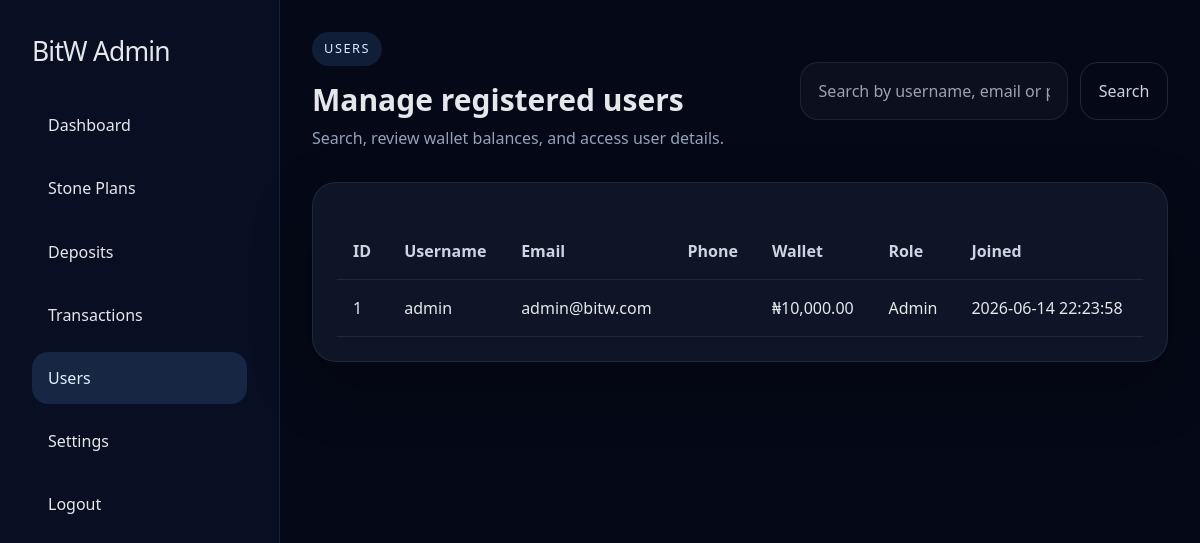
The page /admin/users.php (signed in) on the database its author committed.
### tables this page shows
CREATE TABLE IF NOT EXISTS wallets (
    id INT AUTO_INCREMENT PRIMARY KEY,
    user_id INT NOT NULL,
    balance DECIMAL(15,2) DEFAULT 0.00,
    FOREIGN KEY (user_id) REFERENCES users(id) ON DELETE CASCADE
);

CREATE TABLE IF NOT EXISTS users (
    id INT AUTO_INCREMENT PRIMARY KEY,
    username VARCHAR(50) UNIQUE NOT NULL,
    email VARCHAR(100) UNIQUE NOT NULL,
    password VARCHAR(255) NOT NULL,
    referral_code VARCHAR(20) UNIQUE,
    referred_by INT DEFAULT NULL,
    is_admin TINYINT(1) DEFAULT 0,
    rank_level INT DEFAULT 1,
    total_referrals INT DEFAULT 0,
    referral_earnings DECIMAL(15,2) DEFAULT 0.00,
    created_at TIMESTAMP DEFAULT CURRENT_TIMESTAMP,
    updated_at TIMESTAMP DEFAULT CURRENT_TIMESTAMP ON UPDATE CURRENT_TIMESTAMP
);

### public/admin/users.php (the view, shortened to what this page needs)
<?php
require_once __DIR__ . '/includes/admin_init.php';
$search = trim($_GET['search'] ?? '');
$query = "SELECT u.*, w.balance FROM users u LEFT JOIN wallets w ON w.user_id = u.id";
$params = [];
$query .= " ORDER BY u.created_at DESC";
$stmt = $pdo->prepare($query);
$stmt->execute($params);
$users = $stmt->fetchAll();
require_once __DIR__ . '/includes/admin_header.php';
?>
<div class="admin-top">
    <div>
        <span class="badge">Users</span>
        <h2 class="text-3xl font-bold mt-4">Manage registered users</h2>
        <p class="text-slate-400 mt-2">Search, review wallet balances, and access user details.</p>
    </div>
    <form method="GET" class="flex gap-3">
        <input name="search" class="form-field" placeholder="Search by username, email or phone" value="<?= htmlspecialchars($search) ?>">
        <button class="btn-secondary" type="submit">Search</button>
    </form>
</div>
<div class="admin-card">
    <table class="table">
        <thead>
            <tr>
                <th>ID</th>
                <th>Username</th>
                <th>Email</th>
                <th>Phone</th>
                <th>Wallet</th>
                <th>Role</th>
                <th>Joined</th>
            </tr>
        </thead>
        <tbody>
            <?php foreach ($users as $user): ?>
                <tr>
                    <td><?= htmlspecialchars($user['id']) ?></td>
                    <td><?= htmlspecialchars($user['username']) ?></td>
                    <td><?= htmlspecialchars($user['email']) ?></td>
                    <td><?= htmlspecialchars($user['phone']) ?></td>
                    <td>₦<?= number_format($user['balance'] ?? 0, 2) ?></td>
                    <td><?= $user['is_admin'] ? 'Admin' : 'User' ?></td>
                    <td><?= htmlspecialchars($user['created_at']) ?></td>
                </tr>
            <?php endforeach; ?>
        </tbody>
    </table>
</div>
<?php require_once __DIR__ . '/includes/admin_footer.php';

### public/admin/includes/admin_header.php (style rules this page uses)
body { background: #050816; color: #e5e7eb; min-height: 100vh; }
.admin-top { display:flex; justify-content:space-between; align-items:center; gap:1rem; margin-bottom:2rem; }
.admin-card { background: rgba(15, 23, 42, 0.92); border:1px solid rgba(255,255,255,0.08); border-radius:24px; padding:1.5rem; box-shadow:0 24px 64px rgba(0,0,0,0.22); }
.form-field { width:100%; padding:1rem 1.1rem; border-radius:18px; border:1px solid rgba(255,255,255,0.08); background: rgba(255,255,255,0.03); color:#f8fafc; }
.btn-secondary { display:inline-flex; align-items:center; gap:.5rem; justify-content:center; padding:.95rem 1.1rem; border-radius:18px; border:1px solid rgba(255,255,255,0.12); background: transparent; color:#cbd5e1; cursor:pointer; }
.table { width:100%; border-collapse:collapse; margin-top:1rem; }
.table th, .table td { padding:1rem 1rem; text-align:left; border-bottom:1px solid rgba(255,255,255,0.08); }
.table th { color:#cbd5e1; font-weight:700; }
.badge { display:inline-flex; align-items:center; gap:.4rem; padding:.45rem .75rem; border-radius:999px; background: rgba(96, 165, 250, 0.14); color: #dbeafe; font-size:.8rem; text-transform:uppercase; letter-spacing:.12em; }

### rows shown on the page
wallets: user "1", user.username "admin", user.email "admin@bitw.com", balance "10,000.00", user.created_at "2026-06-14 22:23:58"

### other values the page prints
$appAlias "BitW"
